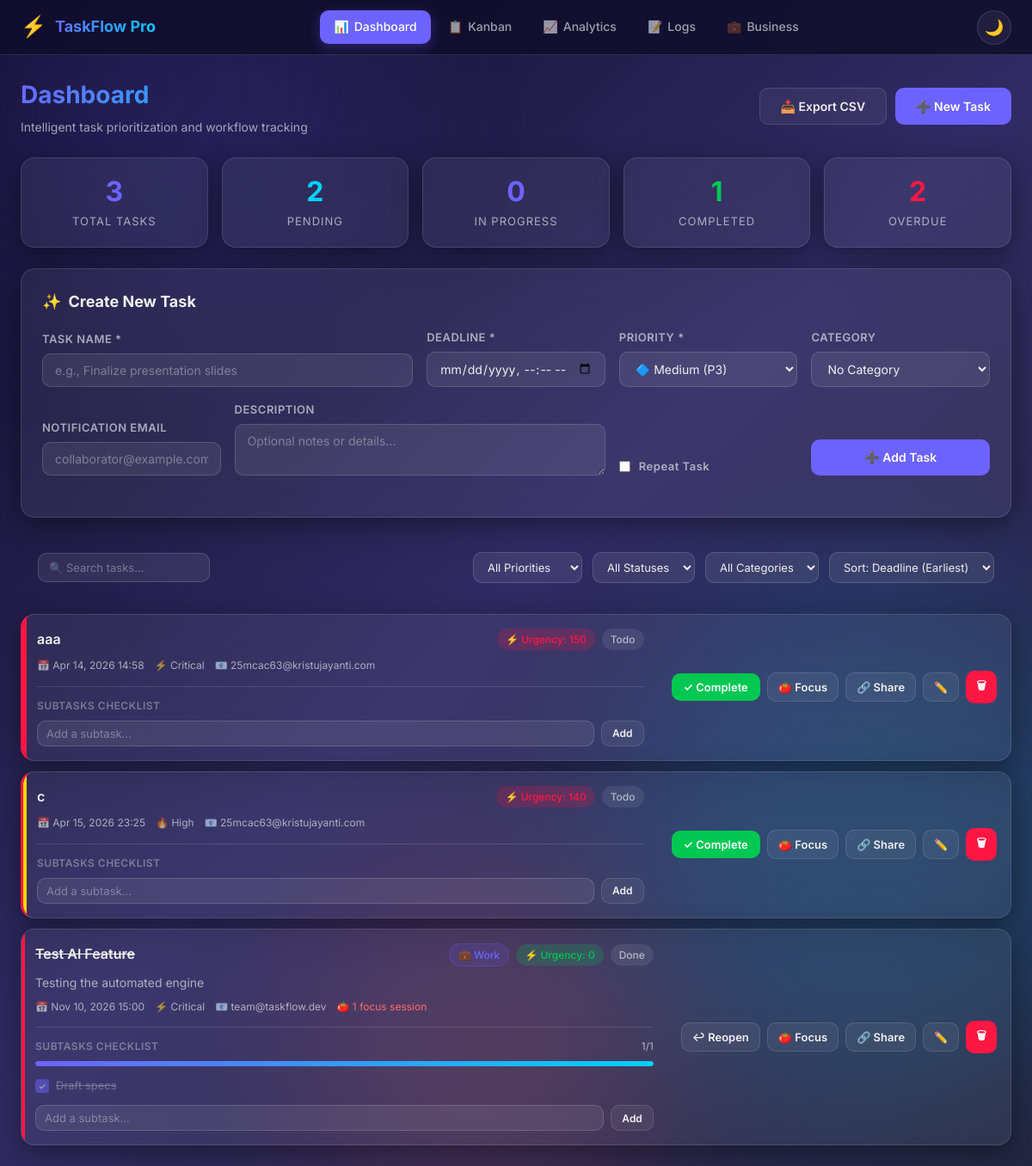
The page / on the database its author committed.
### models.py (models this page shows, shortened)
class Task(db.Model):
    __tablename__ = 'tasks'
    id = db.Column(db.Integer, primary_key=True)
    name = db.Column(db.String(200), nullable=False)
    description = db.Column(db.Text, default='')
    deadline = db.Column(db.DateTime, nullable=False)
    priority = db.Column(db.Integer, default=3)  # 1=Critical, 2=High, 3=Medium, 4=Low, 5=Optional
    status = db.Column(db.String(20), default='todo')  # todo, in_progress, done
    category_id = db.Column(db.Integer, db.ForeignKey('categories.id'), nullable=True)
    email = db.Column(db.String(200), default='')
    created_at = db.Column(db.DateTime, default=datetime.now)
    completed_at = db.Column(db.DateTime, nullable=True)
    is_recurring = db.Column(db.Boolean, default=False)
    recurrence = db.Column(db.String(20), default='')  # daily, weekly, monthly
    pomodoro_count = db.Column(db.Integer, default=0)
    share_token = db.Column(db.String(36), default=lambda: str(uuid.uuid4()))
    notes = db.Column(db.Text, default='')
    subtasks = db.relationship('Subtask', backref='task', lazy=True, cascade='all, delete-orphan')
    @property
    def completed(self):
        return self.status == 'done'
    @property
    def urgency_score(self):
        if self.status == 'done':
            return 0
        now = datetime.now()
        if self.deadline < now:
            return 100 + (6 - self.priority) * 10  # overdue items get highest urgency
    @property
    def subtask_progress(self):
        if not self.subtasks:
            return 0
        done = sum(1 for s in self.subtasks if s.completed)
        return int((done / len(self.subtasks)) * 100)
    @property
    def urgency_label(self):
        score = self.urgency_score
        if score >= 90:
            return 'critical'
        elif score >= 60:
            return 'high'
        elif score >= 30:
            return 'medium'
        else:
            return 'low'

class Category(db.Model):
    __tablename__ = 'categories'
    id = db.Column(db.Integer, primary_key=True)
    name = db.Column(db.String(50), unique=True, nullable=False)
    color = db.Column(db.String(7), default='#6C63FF')
    icon = db.Column(db.String(10), default='📋')
    tasks = db.relationship('Task', backref='category', lazy=True)

class Subtask(db.Model):
    __tablename__ = 'subtasks'
    id = db.Column(db.Integer, primary_key=True)
    task_id = db.Column(db.Integer, db.ForeignKey('tasks.id'), nullable=False)
    name = db.Column(db.String(200), nullable=False)
    completed = db.Column(db.Boolean, default=False)

### app.py (the view)
@app.route('/', methods=['GET'])
def dashboard():
    search = request.args.get('search', '').strip()
    priority_val = request.args.get('priority', 'all')
    status_val = request.args.get('status', 'all')
    category_val = request.args.get('category', 'all')
    sort_val = request.args.get('sort', 'deadline')
    query = Task.query
    if search:
        query = query.filter(Task.name.ilike(f'%{search}%'))
    if priority_val != 'all':
        query = query.filter(Task.priority == int(priority_val))
    if status_val == 'overdue':
        query = query.filter(Task.deadline < datetime.now(), Task.status != 'done')
    elif status_val != 'all':
        query = query.filter(Task.status == status_val)
    if category_val != 'all':
        query = query.filter(Task.category_id == int(category_val))
    tasks = query.all()
    if sort_val == 'priority':
        tasks.sort(key=lambda t: t.priority)
    elif sort_val == 'urgency':
        tasks.sort(key=lambda t: t.urgency_score, reverse=True)
    elif sort_val == 'created':
        tasks.sort(key=lambda t: t.created_at or datetime.min, reverse=True)
    else:  # deadline (default)
        tasks.sort(key=lambda t: t.deadline)
    all_tasks = Task.query.all()
    now = datetime.now()
    stats = {
        'total': len(all_tasks),
        'pending': sum(1 for t in all_tasks if t.status != 'done'),
        'completed': sum(1 for t in all_tasks if t.status == 'done'),
        'overdue': sum(1 for t in all_tasks if t.deadline < now and t.status != 'done'),
        'in_progress': sum(1 for t in all_tasks if t.status == 'in_progress'),
    }
    categories = Category.query.all()
    return render_template(
        'index.html',
        tasks=tasks,
        categories=categories,
        stats=stats,
        now=now,
        active_page='dashboard',
        search_val=search,
        priority_val=priority_val,
        status_val=status_val,
        category_val=category_val,
        sort_val=sort_val,
    )

### templates/index.html (shortened to what this page needs)
{% extends "base.html" %}
{% block content %}
<div class="page-header">
    <div>
        <h1 class="page-title">Dashboard</h1>
        <p style="color: var(--text-secondary); margin-top: 4px; font-size: 14px;">
            Intelligent task prioritization and workflow tracking
        </p>
    </div>
    <div style="display: flex; gap: 10px;">
        <button class="btn-secondary" onclick="exportCSV()">
            📥 Export CSV
        </button>
        <button class="btn-primary" onclick="toggleTaskForm()">
            ➕ New Task
        </button>
    </div>
</div>
<div class="stats-bar">
    <div class="stat-card glass-card">
        <div class="stat-number">{{ stats.total }}</div>
        <div class="stat-label">Total Tasks</div>
    </div>
    <div class="stat-card glass-card">
        <div class="stat-number" style="color: var(--secondary);">{{ stats.pending }}</div>
        <div class="stat-label">Pending</div>
    </div>
    <div class="stat-card glass-card">
        <div class="stat-number" style="color: var(--primary);">{{ stats.in_progress }}</div>
        <div class="stat-label">In Progress</div>
    </div>
    <div class="stat-card glass-card">
        <div class="stat-number" style="color: var(--success);">{{ stats.completed }}</div>
        <div class="stat-label">Completed</div>
    </div>
    <div class="stat-card glass-card">
        <div class="stat-number" style="color: var(--danger);">{{ stats.overdue }}</div>
        <div class="stat-label">Overdue</div>
    </div>
</div>
<div id="task-form-container" class="glass-card" style="margin-bottom: 24px;">
    <h3 style="margin-bottom: 16px; font-size: 18px; display: flex; align-items: center; gap: 8px;">
        <span>✨</span> Create New Task
    </h3>
    <form method="POST" action="/" class="task-form">
        <div class="form-group" style="grid-column: span 2;">
            <label for="task-name">Task Name *</label>
            <input type="text" id="task-name" name="name" placeholder="e.g., Finalize presentation slides" required>
        </div>
        <div class="form-group">
            <label for="task-deadline">Deadline *</label>
            <input type="datetime-local" id="task-deadline" name="deadline" required>
        </div>
        <div class="form-group">
            <label for="task-priority">Priority *</label>
            <select id="task-priority" name="priority" required>
                <option value="3" selected>🔷 Medium (P3)</option>
            </select>
        </div>
        <div class="form-group">
            <label for="task-category">Category</label>
            <select id="task-category" name="category_id">
                <option value="">No Category</option>
            </select>
        </div>
        <div class="form-group">
            <label for="task-email">Notification Email</label>
            <input type="email" id="task-email" name="email" placeholder="collaborator@example.com">
        </div>
        <div class="form-group" style="grid-column: span 2;">
            <label for="task-desc">Description</label>
            <textarea id="task-desc" name="description" rows="2" placeholder="Optional notes or details..."></textarea>
        </div>
        <div class="form-group" style="display: flex; flex-direction: row; align-items: center; gap: 10px; margin-top: 10px;">
            <input type="checkbox" id="is_recurring" name="is_recurring" value="1" onchange="toggleRecurrenceSelect(this)">
            <label for="is_recurring" style="cursor: pointer; text-transform: none; margin: 0;">Repeat Task</label>
        </div>
        <div class="form-group" style="justify-content: flex-end;">
            <button type="submit" class="btn-primary" style="width: 100%; height: 42px;">
                ➕ Add Task
            </button>
        </div>
    </form>
</div>
<form method="GET" action="/" class="filter-bar">
    <div style="flex: 1; min-width: 200px;">
        <input type="text" name="search" placeholder="🔍 Search tasks..." value="{{ search_val }}">
    </div>
    <div>
        <select name="priority" onchange="this.form.submit()">
            <option value="all" {% if priority_val == 'all' %}selected{% endif %}>All Priorities</option>
        </select>
    </div>
    <div>
        <select name="status" onchange="this.form.submit()">
            <option value="all" {% if status_val == 'all' %}selected{% endif %}>All Statuses</option>
        </select>
    </div>
    <div>
        <select name="category" onchange="this.form.submit()">
            <option value="all" {% if category_val == 'all' %}selected{% endif %}>All Categories</option>
        </select>
    </div>
    <div>
        <select name="sort" onchange="this.form.submit()">
            <option value="deadline" {% if sort_val == 'deadline' %}selected{% endif %}>Sort: Deadline (Earliest)</option>
        </select>
    </div>
</form>
<div class="task-list">
    {% if tasks %}
        {% for task in tasks %}
        <div class="task-card glass-card {% if task.completed %}completed{% elif task.deadline < now and not task.completed %}overdue{% endif %}"
             data-priority="{{ task.priority }}" id="task-card-{{ task.id }}">
            <div class="task-priority-bar"></div>
            <div class="task-content">
                <div class="task-header">
                    <div>
                        <span class="task-name">{{ task.name }}</span>
                    </div>
                    <div style="display: flex; gap: 8px; align-items: center; flex-wrap: wrap;">
                        {% if task.category %}
                        <span class="category-badge" style="background: {{ task.category.color }}22; color: {{ task.category.color }}; border: 1px solid {{ task.category.color }}44;">
                            {{ task.category.icon }} {{ task.category.name }}
                        </span>
                        {% endif %}
                        <span class="urgency-badge urgency-{{ task.urgency_label }}">
                            ⚡ Urgency: {{ task.urgency_score }}
                        </span>
                        <span class="badge" style="background: var(--input-bg); color: var(--text-secondary);">
                            {{ task.status.replace('_', ' ').title() }}
                        </span>
                    </div>
                </div>
                {% if task.description %}
                <p style="margin-top: 8px; font-size: 14px; color: var(--text-secondary); line-height: 1.5;">
                    {{ task.description }}
                </p>
                {% endif %}
                <div class="task-meta">
                    <span class="task-meta-item">
                        📅 {{ task.deadline.strftime('%b %d, %Y %H:%M') }}
                    </span>
                    <span class="task-meta-item">
                        {% if task.priority == 1 %}⚡ Critical
                        {% elif task.priority == 2 %}🔥 High
                        {% elif task.priority == 3 %}🔷 Medium
                        {% elif task.priority == 4 %}🟢 Low
                        {% else %}☕ Optional{% endif %}
                    </span>
                    {% if task.email %}
                    <span class="task-meta-item">
                        📧 {{ task.email }}
                    </span>
                    {% endif %}
                    {% if task.pomodoro_count > 0 %}
                    <span class="task-meta-item" style="color: var(--accent);">
                        🍅 {{ task.pomodoro_count }} focus session{% if task.pomodoro_count != 1 %}s{% endif %}
                    </span>
                    {% endif %}
                </div>
                <div style="margin-top: 14px; padding-top: 12px; border-top: 1px solid var(--glass-border);">
                    <div style="display: flex; justify-content: space-between; align-items: center; margin-bottom: 6px;">
                        <span style="font-size: 12px; font-weight: 600; text-transform: uppercase; color: var(--text-muted); letter-spacing: 0.5px;">
                            Subtasks Checklist
                        </span>
                        {% if task.subtasks %}
                        <span style="font-size: 12px; color: var(--text-secondary);">
                            {{ task.subtasks|selectattr('completed')|list|length }}/{{ task.subtasks|length }}
                        </span>
                        {% endif %}
                    </div>
                    {% if task.subtasks %}
                    <div class="progress-bar-container">
                        <div id="progress-{{ task.id }}" class="progress-bar-fill" style="width: {{ task.subtask_progress }}%;"></div>
                    </div>
                    {% endif %}
                    <ul id="subtask-list-{{ task.id }}" class="subtask-list">
                        {% for sub in task.subtasks %}
                        <li class="subtask-item {% if sub.completed %}done{% endif %}" id="subtask-{{ sub.id }}">
                            <input type="checkbox" class="subtask-checkbox" {% if sub.completed %}checked{% endif %}
                                   onchange="toggleSubtask({{ sub.id }})">
                            <span>{{ sub.name }}</span>
                        </li>
                        {% endfor %}
                    </ul>
                    <div style="display: flex; gap: 8px; margin-top: 8px;">
                        <input type="text" id="subtask-input-{{ task.id }}" placeholder="Add a subtask..."
                               style="flex: 1; padding: 6px 10px; font-size: 13px;"
                               onkeydown="if(event.key==='Enter'){event.preventDefault();addSubtask({{ task.id }});}">
                        <button type="button" class="btn-secondary" onclick="addSubtask({{ task.id }})"
                                style="padding: 6px 12px; font-size: 12px;">
                            Add
                        </button>
                    </div>
                </div>
            </div>
            <div class="task-actions">
                {% if not task.completed %}
                <form method="POST" action="/task/{{ task.id }}/complete" style="display: inline;">
                    <button type="submit" class="btn-success" title="Mark complete" style="padding: 8px 14px; font-size: 13px;">
                        ✓ Complete
                    </button>
                </form>
                {% else %}
                <form method="POST" action="/task/{{ task.id }}/status" style="display: inline;">
                    <button type="button" class="btn-secondary" onclick="reopenTask({{ task.id }})" title="Reopen task" style="padding: 8px 12px; font-size: 13px;">
                        ↩ Reopen
                    </button>
                </form>
                {% endif %}
                <button class="btn-secondary" onclick="PomodoroTimer.open({{ task.id }}, '{{ task.name|replace('\'', '\\\'') }}', {{ task.pomodoro_count }})"
                        title="Start Pomodoro Focus" style="padding: 8px 12px; font-size: 13px;">
                    🍅 Focus
                </button>
                <button class="btn-secondary" onclick="copyShareLink('{{ task.share_token }}')"
                        title="Share Task Link" style="padding: 8px 12px; font-size: 13px;">
                    🔗 Share
                </button>
                <button class="btn-secondary" onclick="openEditModal({{ task.id }})"
                        title="Edit Task" style="padding: 8px 12px; font-size: 13px;">
                    ✏️
                </button>
                <button class="btn-danger" onclick="confirmDelete({{ task.id }}, '{{ task.name|replace('\'', '\\\'') }}')"
                        title="Delete Task" style="padding: 8px 12px; font-size: 13px;">
                    🗑
                </button>
            </div>
        </div>
        {% endfor %}
    {% else %}
        <div class="empty-state glass-card">
            <div class="empty-icon">🎯</div>
            <h3>No tasks found</h3>
            <p style="margin-top: 8px;">Try adjusting your filters or create a new task to get started!</p>
        </div>
    {% endif %}
</div>
{% endblock %}

### rows shown on the page
Task: name "aaa", urgency_score "150", status.replace "Todo", deadline "Apr 14, 2026 14:58", shows "⚡ Critical", email "25mcac63@kristujayanti.com"
Task: name "c", urgency_score "140", status.replace "Todo", deadline "Apr 15, 2026 23:25", shows "🔥 High", email "25mcac63@kristujayanti.com"
Task: name "Test AI Feature", category.icon "💼", category.name "Work", urgency_score "0", status.replace "Done", description "Testing the automated engine", deadline "Nov 10, 2026 15:00", priority "⚡ Critical", email "team@taskflow.dev", pomodoro_count "1", subtasks|selectattr "1", subtasks|length "1"
Subtask: completed "☑", name "Draft specs"

### other values the page prints
{{ stats.total }} "3"
{{ stats.pending }} "2"
{{ stats.in_progress }} "0"
{{ stats.completed }} "1"
{{ stats.overdue }} "2"
